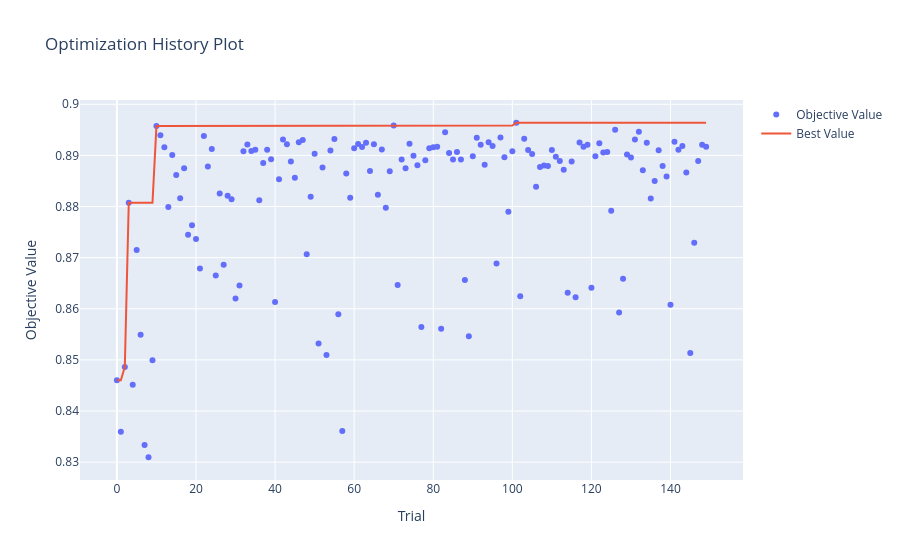

Write notebook code for a chart like this one.
### Markdown cell above
Gráfico com visualização do histórico de otimização do optuna para o modelo Floresta Aleatória.

### Code cell
vis.plot_optimization_history(objeto_de_estudo_floresta)

### Figure 1 — Plotly figure (JSON) as saved in the notebook; plotly's stock layout.template omitted (floating-point values rounded to 4 significant figures; data arrays with more than 128 entries replaced by an {"elided": "..."} marker saying what was removed)
{"data": [{"mode": "markers", "name": "Objective Value", "type": "scatter", "x": {"elided": "150 int values"}, "y": {"elided": "150 float values"}}, {"mode": "lines", "name": "Best Value", "type": "scatter", "x": {"elided": "150 int values"}, "y": {"elided": "150 float values"}}, {"marker": {"color": "#cccccc"}, "mode": "markers", "name": "Infeasible Trial", "showlegend": false, "type": "scatter", "x": [], "y": []}], "layout": {"title": {"text": "Optimization History Plot"}, "xaxis": {"title": {"text": "Trial"}}, "yaxis": {"title": {"text": "Objective Value"}}}}
